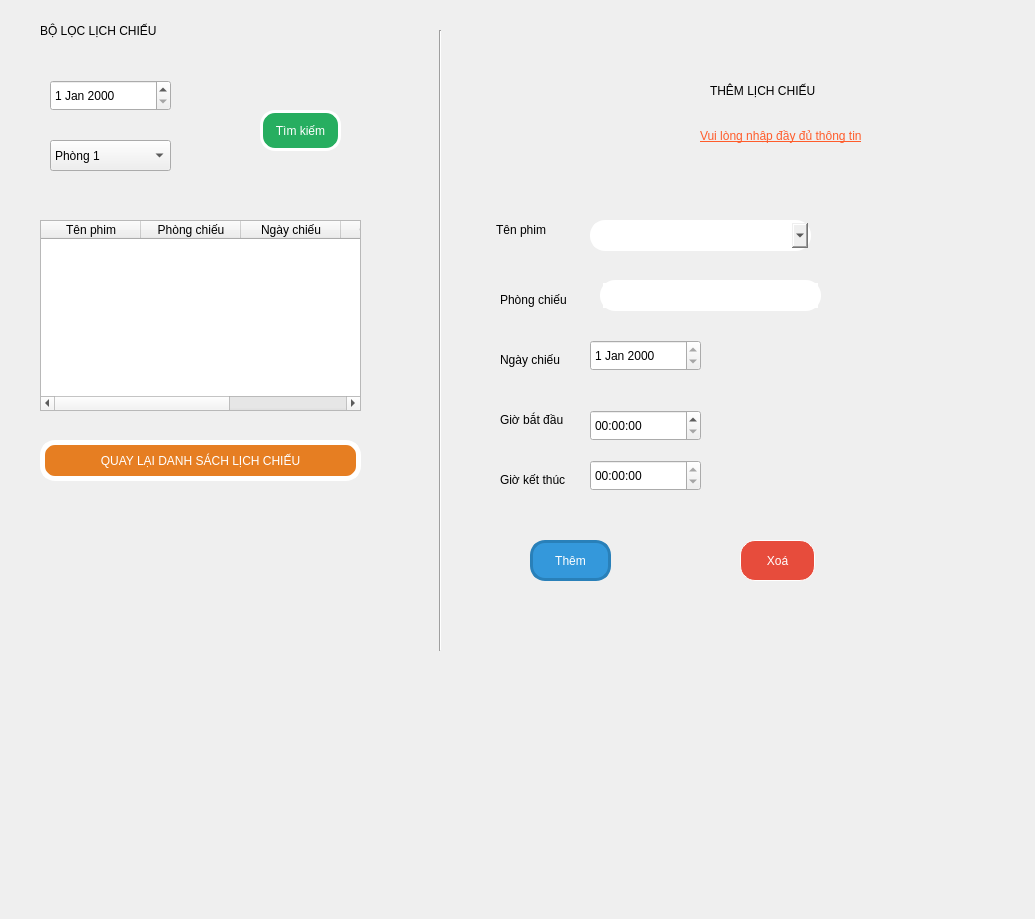
<?xml version="1.0" encoding="UTF-8"?>
<ui version="4.0">
 <class>them_lichchieu</class>
 <widget class="QMainWindow" name="them_lichchieu">
  <property name="geometry">
   <rect>
    <x>0</x>
    <y>0</y>
    <width>1035</width>
    <height>919</height>
   </rect>
  </property>
  <property name="windowTitle">
   <string>MainWindow</string>
  </property>
  <widget class="QWidget" name="centralwidget">
   <widget class="QLabel" name="label">
    <property name="geometry">
     <rect>
      <x>40</x>
      <y>10</y>
      <width>231</width>
      <height>41</height>
     </rect>
    </property>
    <property name="styleSheet">
     <string notr="true">font: 14pt &quot;MS Shell Dlg 2&quot;;</string>
    </property>
    <property name="text">
     <string>BỘ LỌC LỊCH CHIẾU</string>
    </property>
   </widget>
   <widget class="QDateEdit" name="date_timkiem">
    <property name="geometry">
     <rect>
      <x>50</x>
      <y>80</y>
      <width>121</width>
      <height>31</height>
     </rect>
    </property>
   </widget>
   <widget class="QPushButton" name="button_sua">
    <property name="geometry">
     <rect>
      <x>530</x>
      <y>540</y>
      <width>81</width>
      <height>41</height>
     </rect>
    </property>
    <property name="styleSheet">
     <string notr="true">font: 10pt &quot;MS Shell Dlg 2&quot;;
border: 3px solid #2980b9 ; /* Đường viền đen dày 2px */
border-radius: 15px;
 color: #ffffff;
 background-color: #3498db</string>
    </property>
    <property name="text">
     <string>Thêm</string>
    </property>
   </widget>
   <widget class="QLabel" name="label_4">
    <property name="geometry">
     <rect>
      <x>500</x>
      <y>290</y>
      <width>91</width>
      <height>20</height>
     </rect>
    </property>
    <property name="styleSheet">
     <string notr="true">font: 10pt &quot;MS Shell Dlg 2&quot;;</string>
    </property>
    <property name="text">
     <string>Phòng chiếu</string>
    </property>
   </widget>
   <widget class="QLabel" name="label_10">
    <property name="geometry">
     <rect>
      <x>700</x>
      <y>110</y>
      <width>321</width>
      <height>51</height>
     </rect>
    </property>
    <property name="styleSheet">
     <string notr="true">font: 13pt &quot;MS Shell Dlg 2&quot;;
text-decoration: underline;
color: rgb(255, 92, 43);</string>
    </property>
    <property name="text">
     <string>Vui lòng nhập đầy đủ thông tin</string>
    </property>
   </widget>
   <widget class="QTextEdit" name="txt_phongchieu">
    <property name="geometry">
     <rect>
      <x>600</x>
      <y>280</y>
      <width>221</width>
      <height>31</height>
     </rect>
    </property>
    <property name="styleSheet">
     <string notr="true">border: 3px solid white ; /* Đường viền đen dày 2px */
font: 10pt &quot;MS Shell Dlg 2&quot;;
border-radius: 15px;</string>
    </property>
    <property name="readOnly">
     <bool>true</bool>
    </property>
   </widget>
   <widget class="QTimeEdit" name="time_begin">
    <property name="geometry">
     <rect>
      <x>590</x>
      <y>410</y>
      <width>111</width>
      <height>31</height>
     </rect>
    </property>
   </widget>
   <widget class="QComboBox" name="comboBox">
    <property name="geometry">
     <rect>
      <x>50</x>
      <y>140</y>
      <width>121</width>
      <height>31</height>
     </rect>
    </property>
    <item>
     <property name="text">
      <string>Phòng 1</string>
     </property>
    </item>
    <item>
     <property name="text">
      <string>Phòng 2</string>
     </property>
    </item>
    <item>
     <property name="text">
      <string>Phòng 3</string>
     </property>
    </item>
    <item>
     <property name="text">
      <string>Phòng 4</string>
     </property>
    </item>
   </widget>
   <widget class="QLabel" name="label_6">
    <property name="geometry">
     <rect>
      <x>500</x>
      <y>410</y>
      <width>81</width>
      <height>20</height>
     </rect>
    </property>
    <property name="styleSheet">
     <string notr="true">font: 10pt &quot;MS Shell Dlg 2&quot;;</string>
    </property>
    <property name="text">
     <string>Giờ bắt đầu</string>
    </property>
   </widget>
   <widget class="Line" name="line">
    <property name="geometry">
     <rect>
      <x>430</x>
      <y>30</y>
      <width>20</width>
      <height>621</height>
     </rect>
    </property>
    <property name="orientation">
     <enum>Qt::Vertical</enum>
    </property>
   </widget>
   <widget class="QDateEdit" name="date_ngaychieu">
    <property name="geometry">
     <rect>
      <x>590</x>
      <y>340</y>
      <width>111</width>
      <height>31</height>
     </rect>
    </property>
    <property name="readOnly">
     <bool>true</bool>
    </property>
   </widget>
   <widget class="QTableWidget" name="table_lichchieu">
    <property name="geometry">
     <rect>
      <x>40</x>
      <y>220</y>
      <width>321</width>
      <height>191</height>
     </rect>
    </property>
    <column>
     <property name="text">
      <string>Tên phim</string>
     </property>
    </column>
    <column>
     <property name="text">
      <string>Phòng chiếu</string>
     </property>
    </column>
    <column>
     <property name="text">
      <string>Ngày chiếu</string>
     </property>
    </column>
    <column>
     <property name="text">
      <string>Giờ bắt đầu</string>
     </property>
    </column>
    <column>
     <property name="text">
      <string>Giờ kết thúc</string>
     </property>
    </column>
   </widget>
   <widget class="QLabel" name="label_5">
    <property name="geometry">
     <rect>
      <x>500</x>
      <y>350</y>
      <width>81</width>
      <height>20</height>
     </rect>
    </property>
    <property name="styleSheet">
     <string notr="true">font: 10pt &quot;MS Shell Dlg 2&quot;;</string>
    </property>
    <property name="text">
     <string>Ngày chiếu</string>
    </property>
   </widget>
   <widget class="QLabel" name="label_7">
    <property name="geometry">
     <rect>
      <x>500</x>
      <y>470</y>
      <width>81</width>
      <height>20</height>
     </rect>
    </property>
    <property name="styleSheet">
     <string notr="true">font: 10pt &quot;MS Shell Dlg 2&quot;;</string>
    </property>
    <property name="text">
     <string>Giờ kết thúc</string>
    </property>
   </widget>
   <widget class="QLabel" name="label_2">
    <property name="geometry">
     <rect>
      <x>710</x>
      <y>70</y>
      <width>201</width>
      <height>41</height>
     </rect>
    </property>
    <property name="styleSheet">
     <string notr="true">font: 14pt &quot;MS Shell Dlg 2&quot;;</string>
    </property>
    <property name="text">
     <string>THÊM LỊCH CHIẾU</string>
    </property>
   </widget>
   <widget class="QPushButton" name="button_xoa">
    <property name="geometry">
     <rect>
      <x>740</x>
      <y>540</y>
      <width>75</width>
      <height>41</height>
     </rect>
    </property>
    <property name="styleSheet">
     <string notr="true">font: 10pt &quot;MS Shell Dlg 2&quot;;
border: 1px solid white ; /* Đường viền đen dày 2px */
border-radius: 15px;
background-color: #e74c3c;
 color: #ffffff;</string>
    </property>
    <property name="text">
     <string>Xoá</string>
    </property>
   </widget>
   <widget class="QLabel" name="label_3">
    <property name="geometry">
     <rect>
      <x>496</x>
      <y>220</y>
      <width>61</width>
      <height>20</height>
     </rect>
    </property>
    <property name="styleSheet">
     <string notr="true">font: 10pt &quot;MS Shell Dlg 2&quot;;</string>
    </property>
    <property name="text">
     <string>Tên phim</string>
    </property>
   </widget>
   <widget class="QPushButton" name="button_timkiem">
    <property name="geometry">
     <rect>
      <x>260</x>
      <y>110</y>
      <width>81</width>
      <height>41</height>
     </rect>
    </property>
    <property name="styleSheet">
     <string notr="true">font: 10pt &quot;MS Shell Dlg 2&quot;;
border: 3px solid white ; /* Đường viền đen dày 2px */
border-radius: 15px;
background-color:#27ae60;
 color: #ffffff;</string>
    </property>
    <property name="text">
     <string>Tìm kiếm</string>
    </property>
   </widget>
   <widget class="QTimeEdit" name="time_end">
    <property name="geometry">
     <rect>
      <x>590</x>
      <y>460</y>
      <width>111</width>
      <height>31</height>
     </rect>
    </property>
    <property name="readOnly">
     <bool>true</bool>
    </property>
   </widget>
   <widget class="QWidget" name="widget" native="true">
    <property name="geometry">
     <rect>
      <x>470</x>
      <y>20</y>
      <width>211</width>
      <height>171</height>
     </rect>
    </property>
    <widget class="QLabel" name="label_8">
     <property name="geometry">
      <rect>
       <x>10</x>
       <y>10</y>
       <width>121</width>
       <height>71</height>
      </rect>
     </property>
     <property name="text">
      <string/>
     </property>
    </widget>
    <widget class="QLabel" name="label_9">
     <property name="geometry">
      <rect>
       <x>10</x>
       <y>10</y>
       <width>161</width>
       <height>151</height>
      </rect>
     </property>
     <property name="text">
      <string/>
     </property>
     <property name="textFormat">
      <enum>Qt::AutoText</enum>
     </property>
     <property name="pixmap">
      <pixmap>../../../../../ảnh python/clapperboard.png</pixmap>
     </property>
     <property name="scaledContents">
      <bool>true</bool>
     </property>
    </widget>
   </widget>
   <widget class="QPushButton" name="button_quayve">
    <property name="geometry">
     <rect>
      <x>40</x>
      <y>440</y>
      <width>321</width>
      <height>41</height>
     </rect>
    </property>
    <property name="styleSheet">
     <string notr="true">
font: 10pt &quot;MS Shell Dlg 2&quot;;
border: 5px solid white ; /* Đường viền đen dày 2px */
border-radius: 15px;
background-color:#e67e22;
 color: #ffffff;</string>
    </property>
    <property name="text">
     <string>QUAY LẠI DANH SÁCH LỊCH CHIẾU</string>
    </property>
   </widget>
   <widget class="QComboBox" name="combox_tenphim">
    <property name="geometry">
     <rect>
      <x>590</x>
      <y>220</y>
      <width>221</width>
      <height>31</height>
     </rect>
    </property>
    <property name="styleSheet">
     <string notr="true">border: 3px solid white ; /* Đường viền đen dày 2px */
font: 10pt &quot;MS Shell Dlg 2&quot;;
border-radius: 15px;</string>
    </property>
   </widget>
  </widget>
 </widget>
 <resources/>
 <connections/>
</ui>
